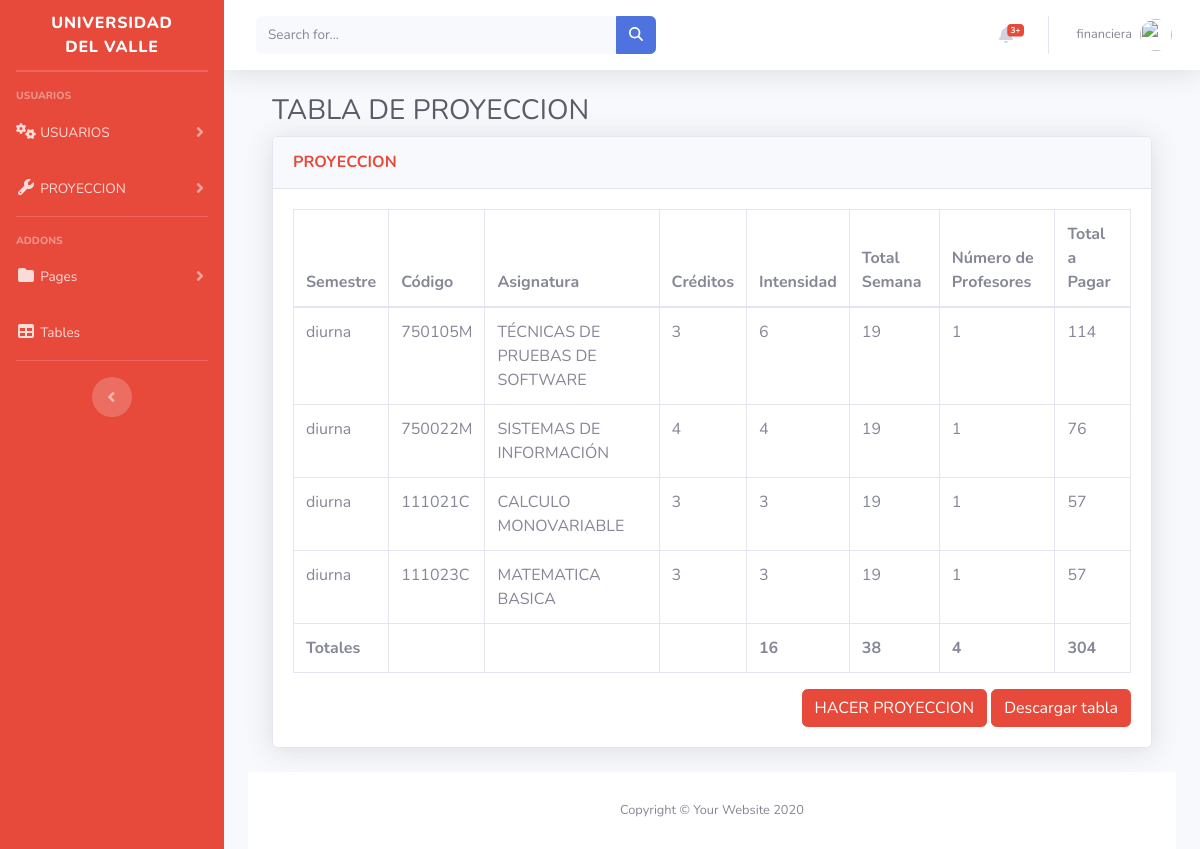
The app's page /inicio/reporte (signed in) with its own data.
### inicio/models.py (models this page shows, shortened)
class Programas(models.Model):
    codigo = models.AutoField(primary_key=True)
    nombre = models.CharField(max_length=200)
    correo = models.CharField(max_length=200)
    id_usuarios = models.ForeignKey(User, on_delete=models.CASCADE)
    jornada = models.CharField(max_length=200)

class Asignatura(models.Model):
    id = models.AutoField(primary_key=True)
    codigo= models.CharField(max_length=200)
    nombre = models.CharField(max_length=200)
    creditos = models.IntegerField()
    intensidad = models.IntegerField()

class Proyeccion(models.Model):
    id = models.AutoField(primary_key=True)
    id_programas = models.ForeignKey(Programas, on_delete=models.CASCADE)
    id_asignatura = models.ForeignKey(Asignatura, on_delete=models.CASCADE, null=True)
    total_semana = models.IntegerField(default=19)
    num_profesores = models.IntegerField(default=1)

### inicio/views.py (the view)
# urls.py: path('reporte', views.reporte_view, name='Reporte'),
def reporte_view(request):
    proyecciones = Proyeccion.objects.select_related('id_programas', 'id_asignatura')
    datos = []
    total_intensidad = 0
    total_semana = 0
    total_profesores = 0
    total_pago = 0
    for proyeccion in proyecciones:
        semestre = proyeccion.id_programas.jornada
        codigo = proyeccion.id_asignatura.codigo
        asignatura = proyeccion.id_asignatura.nombre
        creditos = proyeccion.id_asignatura.creditos
        intensidad = proyeccion.id_asignatura.intensidad
        total_semana = proyeccion.total_semana
        num_profesores = proyeccion.num_profesores
        datos.append({
            'semestre': semestre,
            'codigo': codigo,
            'asignatura': asignatura,
            'creditos': creditos,
            'intensidad': intensidad,
            'total_semana': total_semana,
            'num_profesores': num_profesores,
            'total_a_pagar': intensidad*total_semana,
        })
        total_intensidad+= intensidad
        total_semana += 19
        total_profesores += 1
        total_pago += intensidad*19
    context = {
        'datos': datos,
        'total_intensidad': total_intensidad,
        'total_semana': total_semana,
        'total_profesores': total_profesores,
        'total_pago': total_pago,
    }
    return render(request, 'reporte.html', context)

### inicio/templates/reporte.html (shortened to what this page needs)
{%extends "base.html"%}
{%block content%}
{%load static%}
<div>
<!DOCTYPE html>
<html lang="en">
<head>
    <link rel="stylesheet" href="https://cdnjs.cloudflare.com/ajax/libs/font-awesome/5.15.3/css/all.min.css" />
    <link href="vendor/fontawesome-free/css/all.min.css" rel="stylesheet" type="text/css">
    <link href="css/sb-admin-2.min.css" rel="stylesheet">
    <link href="vendor/datatables/dataTables.bootstrap4.min.css" rel="stylesheet">
</head>
<body id="page-top">
                <div class="container-fluid">
                    <h1 class="h3 mb-2 text-gray-800">TABLA DE PROYECCION</h1>
                    <div class="card shadow mb-4">
                        <div class="card-header py-3">
                            <h6 class="m-0 font-weight-bold text-danger">PROYECCION</h6>
                        </div>
                        <div class="card-body">
                            <div class="table-responsive">
                                <table class="table table-bordered" id="dataTable" width="100%" cellspacing="0">
                                    <thead>
                                        <tr>
                                            <th>Semestre</th>
                                            <th>Código</th>
                                            <th>Asignatura</th>
                                            <th>Créditos</th>
                                            <th>Intensidad</th>
                                            <th>Total Semana</th>
                                            <th>Número de Profesores</th>
                                            <th>Total a Pagar</th>
                                        </tr>
                                    </thead>
                                    <tbody>
                                        {% for dato in datos %}
                                        <tr>
                                            <td>{{ dato.semestre }}</td>
                                            <td>{{ dato.codigo }}</td>
                                            <td>{{ dato.asignatura }}</td>
                                            <td>{{ dato.creditos }}</td>
                                            <td>{{ dato.intensidad }}</td>
                                            <td>{{ dato.total_semana }}</td>
                                            <td>{{ dato.num_profesores }}</td>
                                            <td>{{ dato.total_a_pagar }}</td>
                                        </tr>
                                        {% endfor %}
                                        <tr>
                                            <th>Totales</th>
                                            <th></th>
                                            <th></th>
                                            <th></th>
                                            <th>{{ total_intensidad }}</th>
                                            <th>{{ total_semana }}</th>
                                            <th>{{ total_profesores }}</th>
                                            <th>{{ total_pago }}</th>
                                        </tr>
                                    </tbody>
                                </table>
                                <div class="text-right">
                                    <a href="{% url 'Proyeccion' %}" class="btn btn-danger ">HACER PROYECCION</a>
                                <a href="{% url 'descargar_tabla' %}" class="btn btn-danger">Descargar tabla</a>
                                </div>
                            </div>
                        </div>
                    </div>
                </div>
            </div>
            <footer class="sticky-footer bg-white">
                <div class="container my-auto">
                    <div class="copyright text-center my-auto">
                        <span>Copyright &copy; Your Website 2020</span>
                    </div>
                </div>
            </footer>
        </div>
    </div>
</body>
</html>
{%endblock%}

### inicio/templates/base.html (shortened to what this page needs)
{% load static %}
<!DOCTYPE html>
<html lang="en">
<head>
    <link rel="stylesheet" href="{% static 'css/sb-admin-2.css' %}">
    <link rel="stylesheet" href="{% static 'css/sb-admin-2.min.css' %}">
<link href="{% static 'css/all.min.css' %}" rel="stylesheet">
 <link href="{% static 'vendor/fontawesome-free/css/all.min.css' %}" rel="stylesheet" type="text/css">
 <link href="css/sb-admin-2.min.css" rel="stylesheet">
</head>
<body id="page-top">
    <div id="wrapper">
        <ul class="navbar-nav bg-danger sidebar sidebar-dark accordion" id="accordionSidebar">
            <a class="sidebar-brand d-flex align-items-center justify-content-center" href="{%url 'Inicio'%}">
                <div class="sidebar-brand-text mx-3">UNIVERSIDAD DEL VALLE</div>
            </a>
            <hr class="sidebar-divider my-0">
            <hr class="sidebar-divider">
            <div class="sidebar-heading">
             USUARIOS
            </div>
            <li class="nav-item">
                <a class="nav-link collapsed" href="#" data-toggle="collapse" data-target="#collapseTwo"
                    aria-expanded="true" aria-controls="collapseTwo">
                    <i class="fas fa-fw fa-cogs"></i>
                    <span>USUARIOS</span>
                </a>
            </li>
            <li class="nav-item">
                <a class="nav-link collapsed" href="#" data-toggle="collapse" data-target="#collapseUtilities"
                    aria-expanded="true" aria-controls="collapseUtilities">
                    <i class="fas fa-fw fa-wrench"></i>
                    <span>PROYECCION</span>
                </a>
            </li>
            <hr class="sidebar-divider">
            <div class="sidebar-heading">
                Addons
            </div>
            <li class="nav-item">
                <a class="nav-link collapsed" href="#" data-toggle="collapse" data-target="#collapsePages"
                    aria-expanded="true" aria-controls="collapsePages">
                    <i class="fas fa-fw fa-folder"></i>
                    <span>Pages</span>
                </a>
            </li>
            <li class="nav-item">
                <a class="nav-link" href="tables.html">
                    <i class="fas fa-fw fa-table"></i>
                    <span>Tables</span></a>
            </li>
            <hr class="sidebar-divider d-none d-md-block">
            <div class="text-center d-none d-md-inline">
                <button class="rounded-circle border-0" id="sidebarToggle"></button>
            </div>
        </ul>
        <div id="content-wrapper" class="d-flex flex-column">
            <div id="content">
                <nav class="navbar navbar-expand navbar-light bg-white topbar mb-4 static-top shadow">
                    <form
                        class="d-none d-sm-inline-block form-inline mr-auto ml-md-3 my-2 my-md-0 mw-100 navbar-search">
                        <div class="input-group">
                            <input type="text" class="form-control bg-light border-0 small" placeholder="Search for..."
                                aria-label="Search" aria-describedby="basic-addon2">
                            <div class="input-group-append">
                                <button class="btn btn-primary" type="button">
                                    <i class="fas fa-search fa-sm"></i>
                                </button>
                            </div>
                        </div>
                    </form>
                    <ul class="navbar-nav ml-auto">
                        <li class="nav-item dropdown no-arrow mx-1">
                            <a class="nav-link dropdown-toggle" href="#" id="alertsDropdown" role="button"
                                data-toggle="dropdown" aria-haspopup="true" aria-expanded="false">
                                <i class="fas fa-bell fa-fw"></i>
                                <span class="badge badge-danger badge-counter">3+</span>
                            </a>
                        </li>
                        <li class="nav-item dropdown no-arrow">
                            <a class="nav-link dropdown-toggle" href="#" id="userDropdown" role="button"
                                data-toggle="dropdown" aria-haspopup="true" aria-expanded="false">
                                <span class="mr-2 d-none d-lg-inline text-gray-600 small">{{ user.username }}</span>
                                <img class="img-profile rounded-circle"
                                    src="{% static 'img/undraw_profile.svg'%}">
                            </a>
                        </li>
                    </ul>
                </nav>
                <div class="content-wrapper">
                    <section class="content">
                        <div class="container-fluid">
                            {% block content %}
                            {% endblock %}
</body>
</html>

### records on screen
Programas: semestre "diurna"
Asignatura: codigo "750105M", asignatura "TÉCNICAS DE PRUEBAS DE SOFTWARE"
Proyeccion: semestre "diurna", codigo "750022M", asignatura "SISTEMAS DE INFORMACIÓN", creditos "4", intensidad "4", total_semana "19", num_profesores "1", total_a_pagar "76"
Proyeccion: semestre "diurna", codigo "111021C", asignatura "CALCULO MONOVARIABLE", creditos "3", intensidad "3", total_semana "19", num_profesores "1", total_a_pagar "57", codigo "111023C", asignatura "MATEMATICA BASICA"

### other values on screen
{{ user.username }} "financiera"
{{ dato.creditos }} "3"
{{ dato.intensidad }} "6"
{{ dato.total_semana }} "19"
{{ dato.num_profesores }} "1"
{{ dato.total_a_pagar }} "114"
{{ total_intensidad }} "16"
{{ total_semana }} "38"
{{ total_profesores }} "4"
{{ total_pago }} "304"
